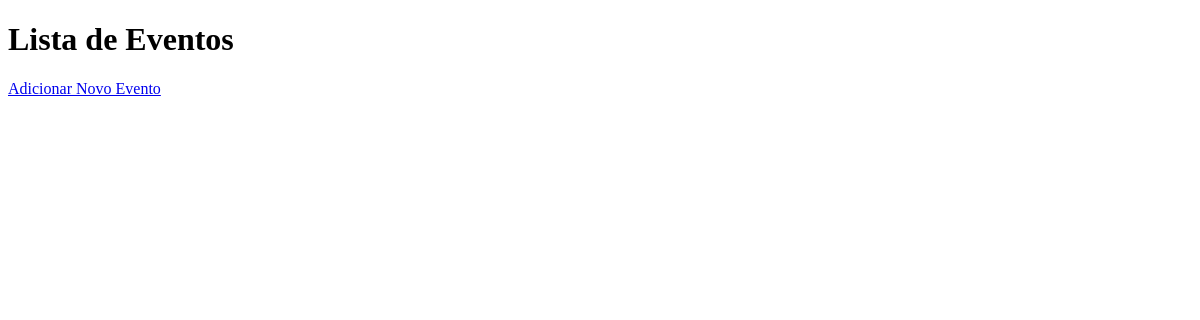
The app's page /, older data.
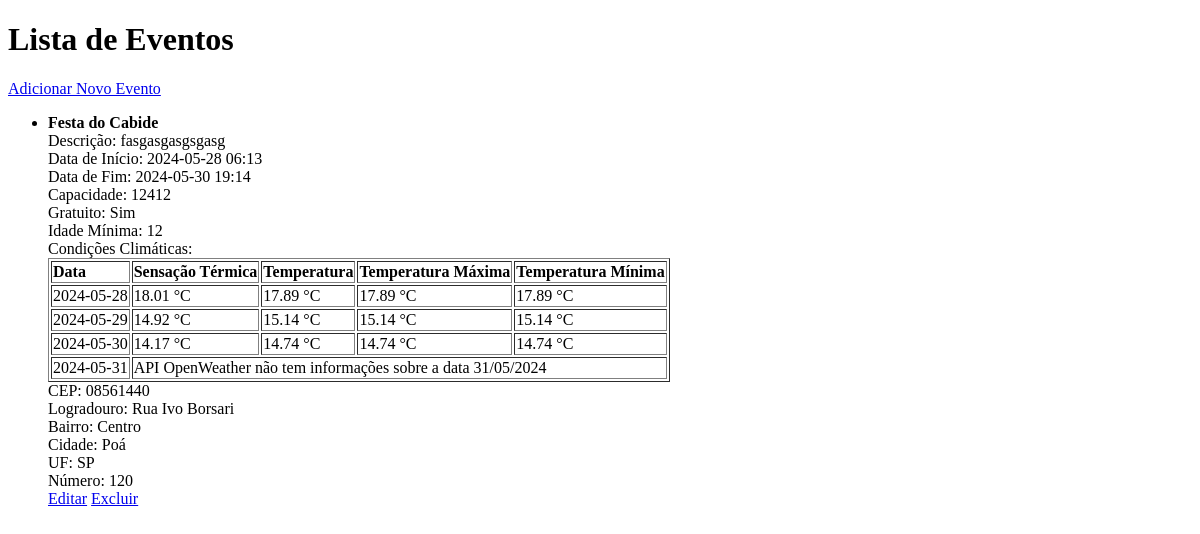
The same page, newer data.
### models.py (models this page shows, shortened)
class Eventos(db.Model):
    id = db.Column(db.Integer, primary_key=True)
    titulo = db.Column(db.String(100), nullable=False)
    descricao = db.Column(db.String(1000), nullable=False)
    data_inicio = db.Column(db.DateTime, nullable=False)
    data_fim = db.Column(db.DateTime, nullable=False)
    capacidade = db.Column(db.Integer, nullable=False)
    gratuito = db.Column(db.Boolean, nullable=False, default=True)
    preco = db.Column(db.Float, nullable=True)
    idade_minima = db.Column(db.Integer, nullable=True)
    condicoes_climaticas = db.Column(db.String(1000), nullable=True)
    cep = db.Column(db.String(10), nullable=False)
    logradouro = db.Column(db.String(200), nullable=False)
    bairro = db.Column(db.String(50), nullable=False)
    cidade = db.Column(db.String(50), nullable=False)
    uf = db.Column(db.String(10), nullable=False)
    numero = db.Column(db.String(15), nullable=False)
    criado_em = db.Column(db.DateTime, nullable=False, default=db.func.current_timestamp())
    atualizado_em = db.Column(db.DateTime, nullable=False, default=db.func.current_timestamp(), onupdate=db.func.current_timestamp())

### app.py (the view)
@app.route('/')
def index():
    eventos = Eventos.query.all()
    for evento in eventos:
        evento.condicoes_climaticas = json.loads(evento.condicoes_climaticas)
    return render_template('index.html', eventos=eventos)

### templates/index.html (shortened to what this page needs)
<!DOCTYPE html>
<html lang="en">
<head>
</head>
<body>
    <h1>Lista de Eventos</h1>
    <a href="/create">Adicionar Novo Evento</a>
    <ul>
        {% for evento in eventos %}
            <li>
                <strong>{{ evento.titulo }}</strong><br>
                Descrição: {{ evento.descricao }}<br>
                Data de Início: {{ evento.data_inicio.strftime('%Y-%m-%d %H:%M') }}<br>
                Data de Fim: {{ evento.data_fim.strftime('%Y-%m-%d %H:%M') }}<br>
                Capacidade: {{ evento.capacidade }}<br>
                Gratuito: {{ 'Sim' if evento.gratuito else 'Não' }}<br>
                Idade Mínima: {{ evento.idade_minima or 'Nenhuma' }}<br>
                Condições Climáticas: <br>
                <table border="1">
                    <tr>
                        <th>Data</th>
                        <th>Sensação Térmica</th>
                        <th>Temperatura</th>
                        <th>Temperatura Máxima</th>
                        <th>Temperatura Mínima</th>
                    </tr>
                    {% for data, condicoes in evento.condicoes_climaticas.items() %}
                    <tr>
                        <td>{{ data }}</td>
                        {% if "API OpenWeather não tem informações sobre a data" in condicoes %}
                            <td colspan="4">{{ condicoes }}</td>
                        {% else %}
                            <td>{{ condicoes.sensacao_termica }} °C</td>
                            <td>{{ condicoes.temperatura }} °C</td>
                            <td>{{ condicoes.temperatura_max }} °C</td>
                            <td>{{ condicoes.temperatura_min }} °C</td>
                        {% endif %}
                    </tr>
                    {% endfor %}
                </table>
                CEP: {{ evento.cep }}<br>
                Logradouro: {{ evento.logradouro }}<br>
                Bairro: {{ evento.bairro }}<br>
                Cidade: {{ evento.cidade }}<br>
                UF: {{ evento.uf }}<br>
                Número: {{ evento.numero }}<br>
                <a href="/update/{{ evento.id }}">Editar</a>
                <a href="/delete/{{ evento.id }}">Excluir</a>
            </li>
        {% endfor %}
    </ul>
</body>
</html>

Row changes from the older to the newer data that the page shows:
added Eventos: titulo "Festa do Cabide", descricao "fasgasgasgsgasg", data_inicio "2024-05-28 06:13", data_fim "2024-05-30 19:14", capacidade "12412", gratuito "Sim", idade_minima "12", condicoes_climaticas "2024-05-28" "2024-05-29" "2024-05-30" "2024-05-31", sensacao_termica "18.01" "14.92" "14.17", temperatura "17.89" "15.14" "14.74", temperatura_max "17.89" "15.14" "14.74", temperatura_min "17.89" "15.14" "14.74", condicoes_climaticas "API OpenWeather não tem informações sobre a data 31/05/2024", cep "08561440", logradouro "Rua Ivo Borsari", bairro "Centro", cidade "Poá", uf "SP", numero "120"
